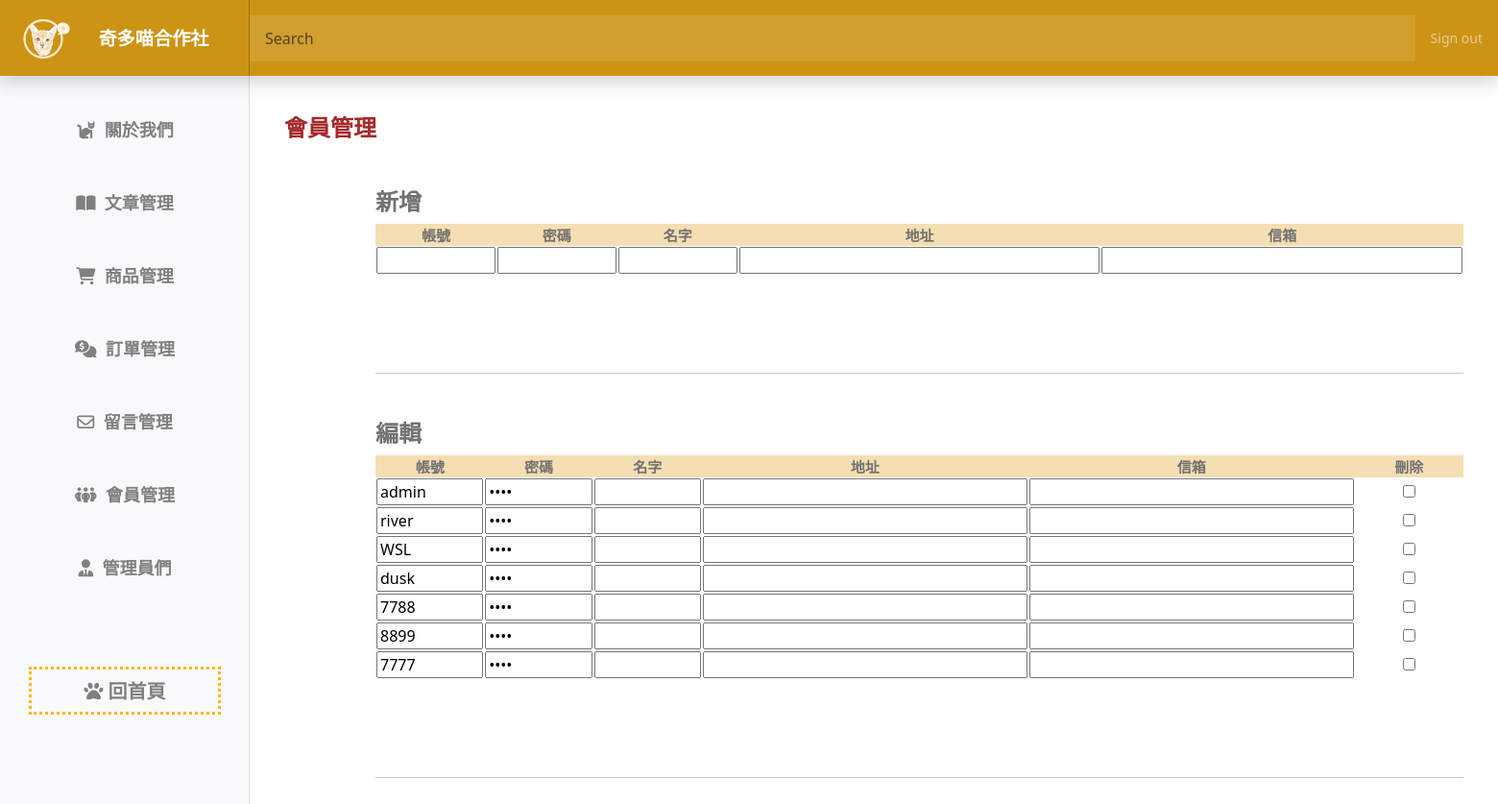
The page /online_store/back/users.php on the database its author committed.
### tables this page shows
CREATE TABLE `users` (
  `id` int(10) UNSIGNED NOT NULL,
  `acc` text NOT NULL,
  `pw` text NOT NULL,
  `name` text NOT NULL,
  `address` text NOT NULL,
  `email` text NOT NULL
);

### online_store/api/db.php (called while the page is built, shortened)
<?php
class db
{
    protected $dsn = "mysql:host=localhost;charset=utf8;dbname=member";
    protected $pdo;
    protected $table;
    public function __construct($table)
    {
        $this->table = $table;
        $this->pdo = new PDO($this->dsn, 'root', '');
    }
    function all($id = '', $other = '')
    {
        $sql = "select * from `$this->table` ";
        if (isset($this->table) && !empty($this->table)) {
            if (is_array($id)) {
                if (!empty($id)) {
                    $tmp = $this->a2s($id);
                    $sql .= " where " . join(" && ", $tmp);
                }
            } else {
                $sql .= " $id";
            }
            $sql .= $other;
            $rows = $this->pdo->query($sql)->fetchAll(PDO::FETCH_ASSOC);
            return $rows;
        } else {
            echo "錯誤:沒有指定的資料表名稱";
        }
    }
}
$User=new DB('users');

### online_store/back/users.php (the view, shortened to what this page needs)
<?php
include_once "../api/db.php"
?>
<!doctype html>
<html lang="en">
<head>
  <link rel="stylesheet" href="https://cdnjs.cloudflare.com/ajax/libs/font-awesome/6.4.2/css/all.min.css" />
  <link href="https://cdn.jsdelivr.net/npm/bootstrap@5.3.2/dist/css/bootstrap.min.css" rel="stylesheet">
  <link href="../css/back.css" rel="stylesheet">
</head>
<body>
<header class="navbar navbar-dark sticky-top bg-dark flex-md-nowrap p-0 shadow">
<a class="navbar-brand col-md-3 col-lg-2 me-0 px-3"  href="../back.php"><img src="../img/logo1.png" width="60px" alt="">
<h3 style="font-weight:bold">奇多喵合作社</h3>
</a>
<input class="form-control form-control-dark w-90" type="text" placeholder="Search" aria-label="Search">
<div class="navbar-nav">
  <div class="nav-item text-nowrap">
    <a class="nav-link px-3" href="../api/logout.php">Sign out</a>
  </div>
</div>
</header>
<div class="container-fluid">
<div class="row">
  <?php
  include_once "../inc/back_nav.php"
  ?>
      <main class="col-md-9 ms-sm-auto col-lg-10 px-md-4">
        <div class="container-fluid mt-3">
          <h2 class="title">會員管理</h2>
          <h4 class="mt-5 color-gray" style="margin-left:95px">新增</h4>
          <form method="post" action="../api/back_users_add.php" style="margin-left:95px">
            <table>
              <tr class="th-add">
                <td style="width:10%">帳號</td>
                <td style="width:10%">密碼</td>
                <td style="width:10%">名字</td>
                <td style="width:30%">地址</td>
                <td style="width:30%">信箱</td>
              </tr>
              <tr>
                <td>
                  <input type="text" name="acc" value="">
                </td>
                <td>
                  <input type="password" name="pw" value="">
                </td>
                <td>
                  <input type="text" name="name" value="">
                </td>
                <td>
                  <input type="text" name="address" value="">
                </td>
                <td>
                  <input type="text" name="email" value="">
                </td>
              </tr>
            </table>
            <table>
              <tr>
                <div class="d-flex">
                </div>
              </tr>
            </table>
            <hr>
          </form>
          <h4 class="mt-5 color-gray" style="margin-left:95px">編輯</h4>
          <form method="post" action="../api/back_users_update.php" style="margin-left:95px">
            <table>
              <tr class="th-update">
                <td style="width:10%">帳號</td>
                <td style="width:10%">密碼</td>
                <td style="width:10%">名字</td>
                <td style="width:30%">地址</td>
                <td style="width:30%">信箱</td>
                <td style="width:10%">刪除</td>
              </tr>
              <?php
              $rows = $User->all();
              foreach ($rows as $row) {
              ?>
                <tr>
                  <td>
                    <input type="text" name="acc[]" value="<?= $row['acc']; ?>">
                  </td>
                  <td>
                    <input type="password" name="pw[]" value="<?= $row['pw']; ?>">
                  </td>
                  <td>
                    <input type="text" name="name[]" value="<?= $row['name']; ?>">
                  </td>
                  <td>
                    <input type="text" name="address[]" value="<?= $row['address']; ?>">
                  </td>
                  <td>
                    <input type="text" name="email[]" value="<?= $row['email']; ?>">
                  </td>
                  <td>
                    <input type="checkbox" name="del[]" value="<?= $row['id']; ?>">
                  </td>
                </tr>
              <?php
              }
              ?>
            </table>
            <table>
              <tr>
                <div class="d-flex">
                </div>
                <hr>
              </tr>
            </table>
          </form>
        </div>
    </div>
  </div>
</body>
</html>

### online_store/css/back.css (style rules this page uses)
body { font-size: .875rem; }
.navbar { background-color: #cd9315 !important }
.navbar-brand { padding-top: .75rem; padding-bottom: .75rem; font-size: 1rem; background-color: #cd9315; box-shadow: inset -1px 0 0 rgba(0, 0, 0, .25); display: flex; }
.navbar-brand>h3 { font-size: larger; margin: auto; }
.navbar .form-control { padding: .75rem 1rem; border-width: 0; border-radius: 0; }
.form-control-dark { color: #fff; background-color: rgba(255, 255, 255, .1); border-color: rgba(255, 255, 255, .1); }
.w-90 { width: 78%; }
.title { font-size: x-large; font-weight: bold; margin-top: 40px; color: brown; }
form>h4,.color-gray { font-weight: bold; color: #727272; }

### online_store/back/users.php (style rules this page uses)
table, tr { width: 100%; }
td { text-align: center; border: none; }
.th-add>td { background-color: wheat; font-size: 15px; font-weight: bold; color: #727272; }
.th-update>td { background-color: wheat; font-size: 15px; font-weight: bold; color: #727272; }
td>input { width: 100%; }

### rows shown on the page
users: acc "admin"
users: acc "river"
users: acc "WSL"
users: acc "dusk"
users: acc "7788"
users: acc "8899"
users: acc "7777"
